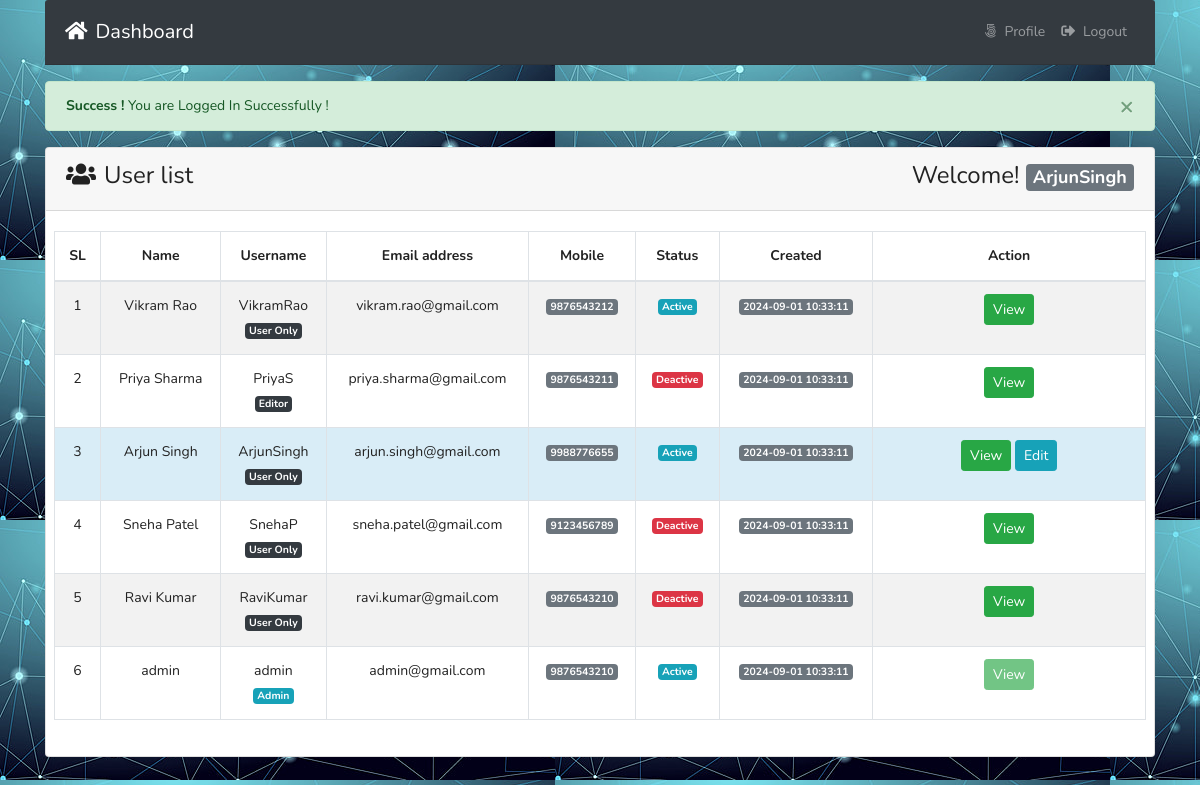
The page /index.php (signed in) on the database as committed earlier.
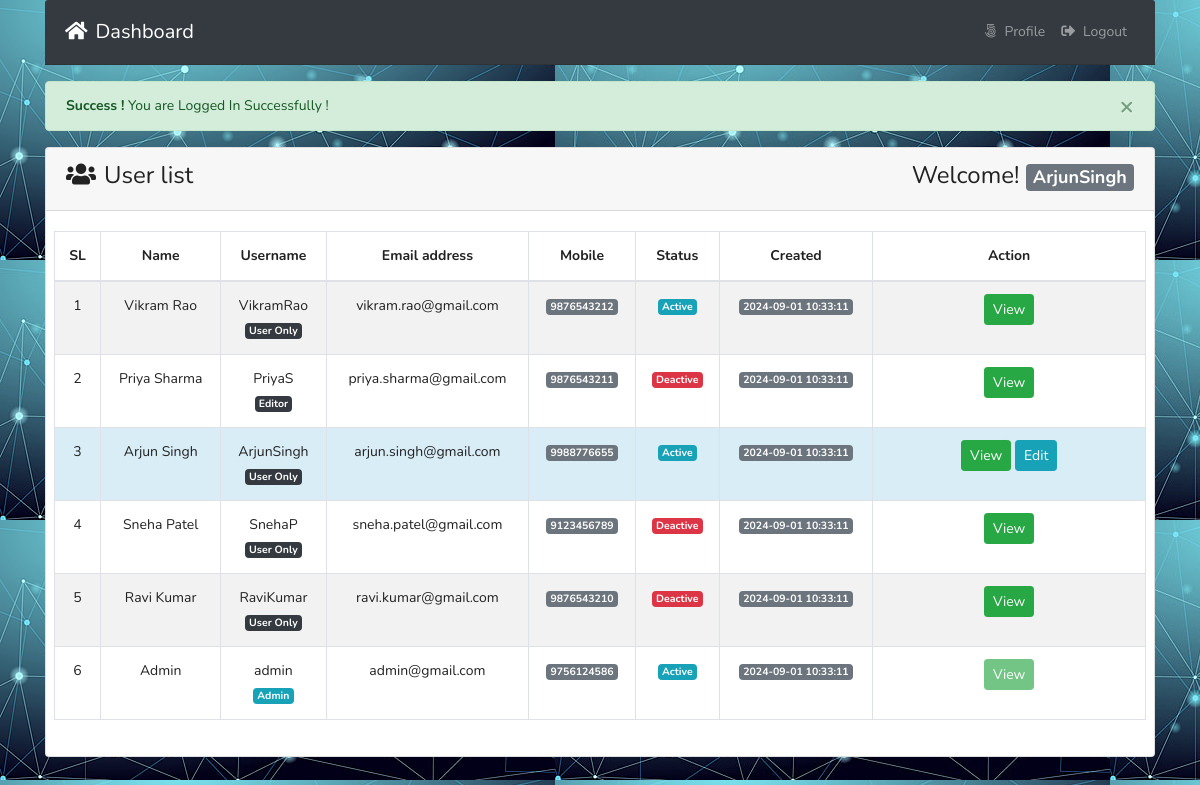
The same page on the database as committed later.
### tables this page shows
CREATE TABLE `tbl_users` (
  `id` int(11) NOT NULL,
  `name` varchar(255) DEFAULT NULL,
  `username` varchar(255) DEFAULT NULL,
  `email` varchar(255) DEFAULT NULL,
  `password` varchar(255) DEFAULT NULL,
  `mobile` varchar(25) DEFAULT NULL,
  `roleid` tinyint(4) DEFAULT NULL,
  `isActive` tinyint(4) DEFAULT 0,
  `created_at` timestamp NOT NULL DEFAULT current_timestamp(),
  `updated_at` timestamp NOT NULL DEFAULT current_timestamp()
);

### classes/Users.php (called while the page is built, shortened)
<?php
include 'lib/Database.php';
include_once 'lib/Session.php';
class Users{
  private $db;
  public function __construct(){
    $this->db = new Database();
  }
   public function formatDate($date){
      $strtime = strtotime($date);
    return date('Y-m-d H:i:s', $strtime);
   }
  public function selectAllUserData(){
    $sql = "SELECT * FROM tbl_users ORDER BY id DESC";
    $stmt = $this->db->pdo->prepare($sql);
    $stmt->execute();
    return $stmt->fetchAll(PDO::FETCH_OBJ);
  }
}

### index.php (the view, shortened to what this page needs)
<?php
include 'inc/header.php';
$logMsg = Session::get('logMsg');
if (isset($logMsg)) {
  echo $logMsg;
}
?>
      <div class="card ">
        <div class="card-header">
          <h3><i class="fas fa-users mr-2"></i>User list <span class="float-right">Welcome! <strong>
            <span class="badge badge-lg badge-secondary text-white">
<?php
$username = Session::get('username');
if (isset($username)) {
  echo $username;
}
 ?></span>
          </strong></span></h3>
        </div>
        <div class="card-body pr-2 pl-2">
          <table id="example" class="table table-striped table-bordered" style="width:100%">
                  <thead>
                    <tr>
                      <th  class="text-center">SL</th>
                      <th  class="text-center">Name</th>
                      <th  class="text-center">Username</th>
                      <th  class="text-center">Email address</th>
                      <th  class="text-center">Mobile</th>
                      <th  class="text-center">Status</th>
                      <th  class="text-center">Created</th>
                      <th  width='25%' class="text-center">Action</th>
                    </tr>
                  </thead>
                  <tbody>
                    <?php
                      $allUser = $users->selectAllUserData();
                      if ($allUser) {
                        $i = 0;
                        foreach ($allUser as  $value) {
                          $i++;
                     ?>
                      <tr class="text-center"
                      <?php if (Session::get("id") == $value->id) {
                        echo "style='background:#d9edf7' ";
                      } ?>
                      >
                        <td><?php echo $i; ?></td>
                        <td><?php echo $value->name; ?></td>
                        <td><?php echo $value->username; ?> <br>
                          <?php if ($value->roleid  == '1'){
                          echo "<span class='badge badge-lg badge-info text-white'>Admin</span>";
                        } elseif ($value->roleid == '2') {
                          echo "<span class='badge badge-lg badge-dark text-white'>Editor</span>";
                        }elseif ($value->roleid == '3') {
                            echo "<span class='badge badge-lg badge-dark text-white'>User Only</span>";
                        } ?></td>
                        <td><?php echo $value->email; ?></td>
                        <td><span class="badge badge-lg badge-secondary text-white"><?php echo $value->mobile; ?></span></td>
                        <td>
                          <?php if ($value->isActive == '0') { ?>
                          <span class="badge badge-lg badge-info text-white">Active</span>
                        <?php }else{ ?>
                    <span class="badge badge-lg badge-danger text-white">Deactive</span>
                        <?php } ?>
                        </td>
                        <td><span class="badge badge-lg badge-secondary text-white"><?php echo $users->formatDate($value->created_at);  ?></span></td>
                        <td>
                          <?php if ( Session::get("roleid") == '1') {?>
                            <a class="btn btn-success btn-sm
                            " href="profile.php?id=<?php echo $value->id;?>">View</a>
                            <a class="btn btn-info btn-sm " href="profile.php?id=<?php echo $value->id;?>">Edit</a>
                            <a onclick="return confirm('Are you sure To Delete ?')" class="btn btn-danger
                    <?php if (Session::get("id") == $value->id) {
                      echo "disabled";
                    } ?>
                             btn-sm " href="?remove=<?php echo $value->id;?>">Remove</a>
                             <?php if ($value->isActive == '0') {  ?>
                               <a onclick="return confirm('Are you sure To Deactive ?')" class="btn btn-warning
                       <?php if (Session::get("id") == $value->id) {
                         echo "disabled";
                       } ?>
                                btn-sm " href="?deactive=<?php echo $value->id;?>">Disable</a>
                             <?php } elseif($value->isActive == '1'){?>
                               <a onclick="return confirm('Are you sure To Active ?')" class="btn btn-secondary
                       <?php if (Session::get("id") == $value->id) {
                         echo "disabled";
                       } ?>
                                btn-sm " href="?active=<?php echo $value->id;?>">Active</a>
                             <?php } ?>
                        <?php  }elseif(Session::get("id") == $value->id  && Session::get("roleid") == '2'){ ?>
                          <a class="btn btn-success btn-sm " href="profile.php?id=<?php echo $value->id;?>">View</a>
                          <a class="btn btn-info btn-sm " href="profile.php?id=<?php echo $value->id;?>">Edit</a>
                        <?php }elseif(Session::get("id") == $value->id  && Session::get("roleid") == '3'){ ?>
                          <a class="btn btn-success btn-sm " href="profile.php?id=<?php echo $value->id;?>">View</a>
                          <a class="btn btn-info btn-sm " href="profile.php?id=<?php echo $value->id;?>">Edit</a>
                        <?php }else{ ?>
                          <a class="btn btn-success btn-sm
                          <?php if ($value->roleid == '1') {
                            echo "disabled";
                          } ?>
                          " href="profile.php?id=<?php echo $value->id;?>">View</a>
                        <?php } ?>
                        </td>
                      </tr>
                    <?php }}else{ ?>
                      <tr class="text-center">
                      <td>No user availabe now !</td>
                    </tr>
                    <?php } ?>
                  </tbody>
              </table>
        </div>
      </div>

### inc/header.php (shortened to what this page needs)
<?php
$filepath = realpath(dirname(__FILE__));
include_once $filepath."/../lib/Session.php";
$users = new Users();
?>
<!DOCTYPE html>
<html lang="en" dir="ltr">
  <head>
    <link rel="stylesheet" href="assets/bootstrap.min.css">
    <link href="https://use.fontawesome.com/releases/v5.0.4/css/all.css" rel="stylesheet">
    <link rel="stylesheet" href="assets/dataTables.bootstrap4.min.css">
    <link rel="stylesheet" href="assets/style.css">
  </head>
  <body>
    <div class="container">
      <nav class="navbar navbar-expand-md navbar-dark bg-dark card-header">
        <a class="navbar-brand" href="index.php"><i class="fas fa-home mr-2"></i>Dashboard</a>
        <div class="collapse navbar-collapse" id="navbarsExampleDefault">
          <ul class="navbar-nav ml-auto">
          <?php if (Session::get('id') == TRUE) { ?>
            <li class="nav-item
            <?php
      				$path = $_SERVER['SCRIPT_FILENAME'];
      				$current = basename($path, '.php');
      				if ($current == 'profile') {
      					echo "active ";
      				}
      			 ?>
            ">
              <a class="nav-link" href="profile.php?id=<?php echo Session::get("id"); ?>"><i class="fab fa-500px mr-2"></i>Profile <span class="sr-only">(current)</span></a>
            </li>
            <li class="nav-item">
              <a class="nav-link" href="?action=logout"><i class="fas fa-sign-out-alt mr-2"></i>Logout</a>
            </li>
          <?php } ?>
          </ul>
        </div>
      </nav>

### assets/style.css (style rules this page uses)
body { line-height: 24px; font-size: 14px; font-style: normal; font-weight: normal; visibility: visible; font-family: "Nunito", sans-serif; color: #222; background-image: url("/image/back.jpg") }
h1, h2, h3, h4, h5, h6 { color: #222; font-family: "Nunito", sans-serif; font-weight: 400; margin-top: 0; }
h3 { font-size: 24px; line-height: 30px; }

Rows that differ between the two databases and show on the page:
removed tbl_users: name "admin", username "admin", shows "Admin", email "admin@gmail.com", mobile "9876543210", isActive "Active", created_at "2024-09-01 10:33:11"
added tbl_users: name "Admin", username "admin", email "admin@gmail.com", mobile "9756124586", isActive "Active", created_at "2024-09-01 10:33:11"
